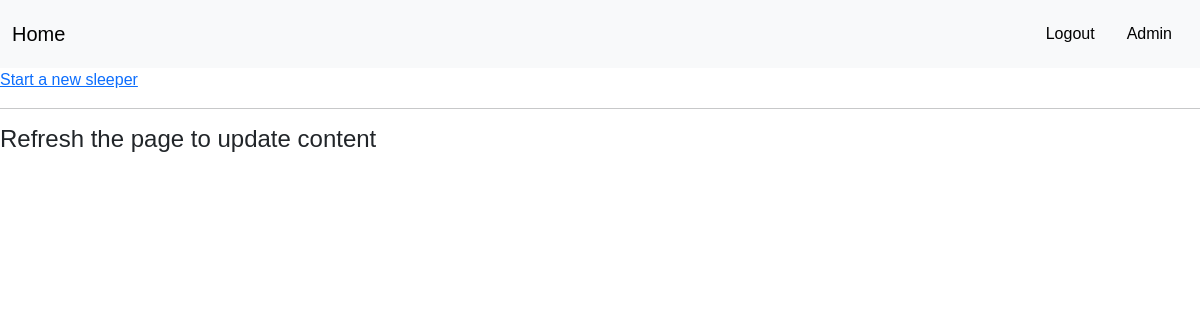
Page /sleep/list/ (signed in) on the earlier database version.
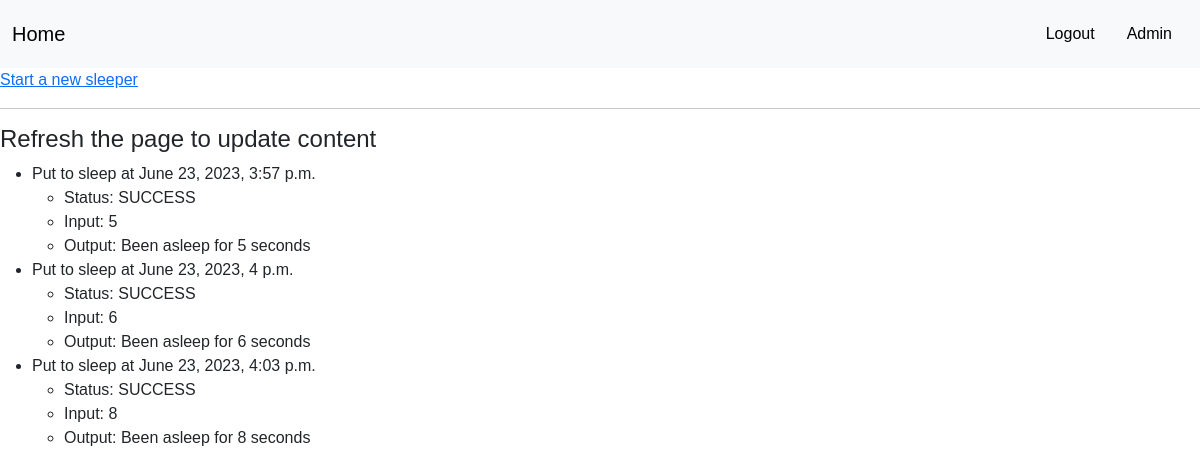
Same page on the later database version.
### apps/sleep/models.py (models this page shows)
class Sleeper(models.Model):
    STATUS_PENDING = 'SLEEPING'
    STATUS_ERROR = 'ERROR'
    STATUS_SUCCESS = 'SUCCESS'
    STATUSES = (
        (STATUS_PENDING, 'SLEEPING'),
        (STATUS_ERROR, 'Error'),
        (STATUS_SUCCESS, 'Success'),
    )
    input = models.IntegerField()
    time_asleep = models.IntegerField(blank=True, null=True)
    created_at = models.DateTimeField(auto_now_add=True)
    status = models.CharField(max_length=8, choices=STATUSES)
    message = models.CharField(max_length=110, blank=True)

### apps/sleep/views.py (the view)
# urls.py: path('list/', views.sleeping_list, name='sleeping_list'),
@login_required(login_url='login')
def sleeping_list(request):
    sleepers = Sleeper.objects.all()
    return render(request, 'sleeping_list.html', {'sleepers': sleepers})

### templates/sleeping_list.html
{% extends "base.html" %}
{% block content %}
<a href="{% url 'sleep:sleeping_time' %}">Start a new sleeper</a>
<hr>
<h4>Refresh the page to update content</h4>
<ul>
    {% for sleeper in sleepers %}
    <li>Put to sleep at {{ sleeper.created_at }}
        <ul>
            <li>Status: {{ sleeper.status }}</li>
            <li>Input: {{ sleeper.input }}</li>
            <li>Output:
                {% if sleeper.time_asleep %}
                    Been asleep for {{ sleeper.time_asleep }} seconds
                {% else %}
                    Just fell asleep...
                {% endif %}
            </li>
        </ul>
    </li>
    {% endfor %}
{% endblock %}

### templates/base.html (shortened to what this page needs)
{% load static %}
<!DOCTYPE html>
<html>
    <head>
        <link href="https://cdn.jsdelivr.net/npm/bootstrap@5.3.0/dist/css/bootstrap.min.css" rel="stylesheet">
        <link rel="stylesheet" type="text/css" href="{% static 'styles.css' %}">
    </head>
    <body>
        <nav class="navbar navbar-expand-lg navbar-light bg-light">
            <div class="container-fluid">
                <div class="navbar-header">
                    <a class="navbar-brand" href="/">
                        Home
                    </a>
                </div>
                <ul class="nav navbar-nav navigation">
                    {% if user.is_authenticated %}
                    <li class="navigation"><a  href="/logout">Logout</a></li>
                    <li class="navigation"><a  href="">{{user.username|title}}</a></li>
                    {% else %}
                    <li><a class="navigation text-dark" href="/login">Login</a></li>
                    <li><a class="navigation btn btn-sm btn-primary"  href="/register">Register</a></li>
                    {% endif %}
                </ul>
            </div>
        </nav>
        {% block content %}{% endblock content %}
    </body>
</html>

### static/styles.css (style rules this page uses)
body { font-family: Arial, sans-serif; }
.navigation li { float: right; }
.navigation li a { display: block; color: black; text-align: center; padding: 14px 16px; text-decoration: none; }

Differences in the rows shown:
added Sleeper: created_at "June 23, 2023, 3:57 p.m.", status "SUCCESS", input "5", time_asleep "5"
added Sleeper: created_at "June 23, 2023, 4 p.m.", status "SUCCESS", input "6", time_asleep "6"
added Sleeper: created_at "June 23, 2023, 4:03 p.m.", status "SUCCESS", input "8", time_asleep "8"
